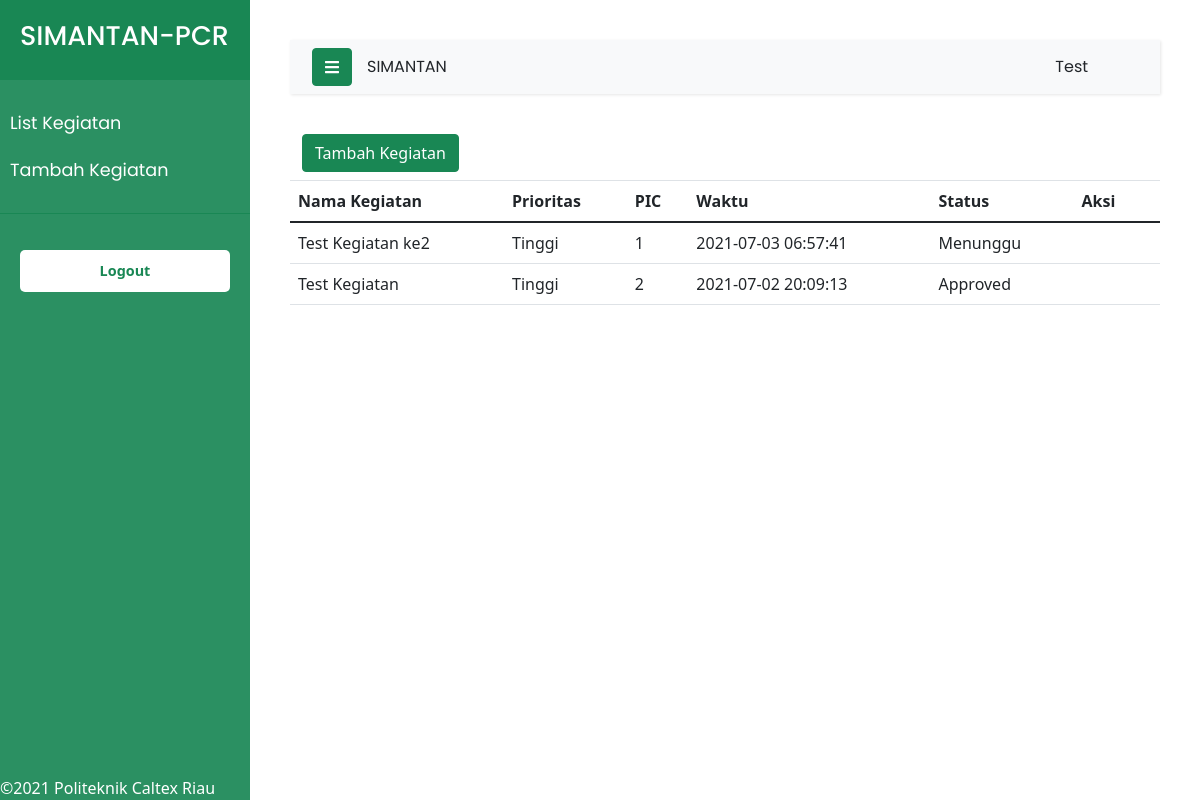
The page /index.php/detail on the database as committed earlier.
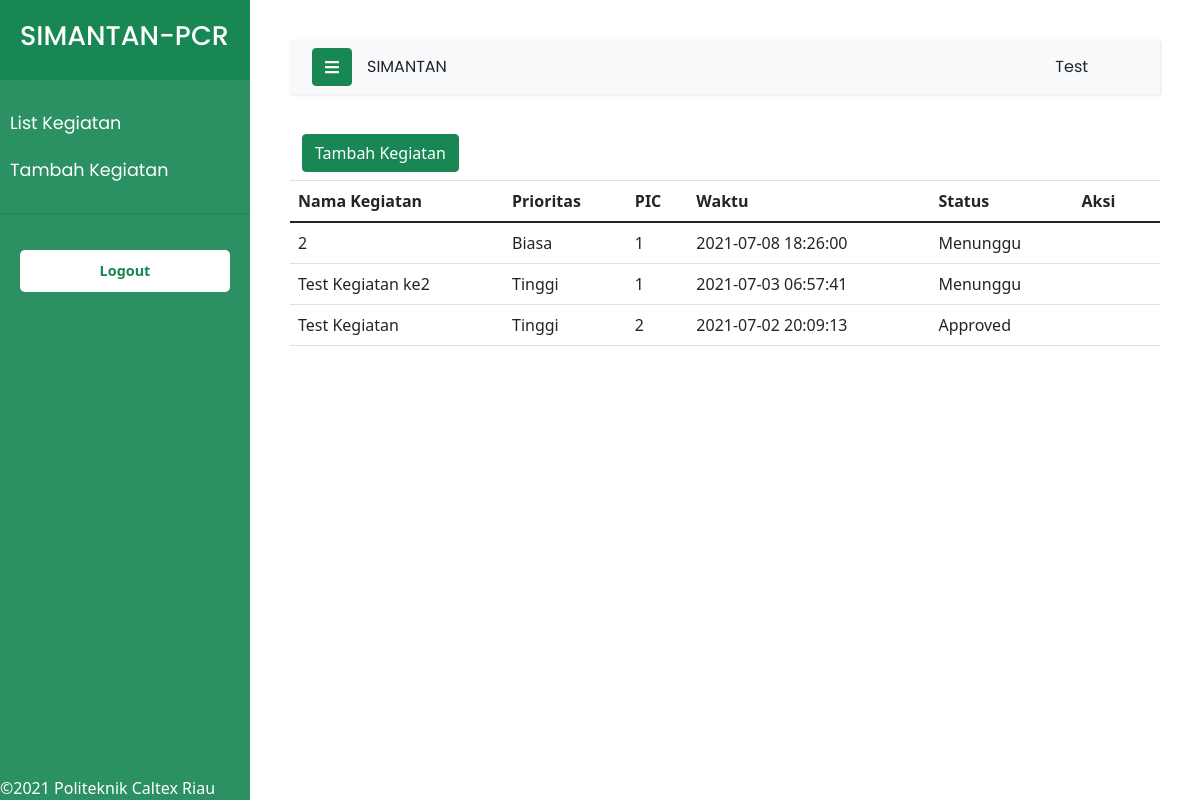
The same page on the database as committed later.
### tables this page shows
CREATE TABLE `user` (
  `id` int(11) NOT NULL,
  `nama` varchar(50) NOT NULL,
  `role` int(11) NOT NULL
);

CREATE TABLE `kegiatan` (
  `id` int(11) NOT NULL,
  `kegiatan` varchar(100) NOT NULL,
  `kegiatan_unit` varchar(100) NOT NULL,
  `kegiatan_peserta` varchar(100) NOT NULL,
  `kegiatan_jmlpeserta` varchar(100) NOT NULL,
  `prioritas` varchar(50) NOT NULL,
  `prioritas_alasan` varchar(100) NOT NULL,
  `penanggung_jawab` int(11) NOT NULL,
  `waktu` datetime NOT NULL,
  `lokasi` varchar(50) NOT NULL,
  `pelaksana` varchar(50) NOT NULL,
  `skema` text NOT NULL,
  `status` int(11) NOT NULL
);

### application/controllers/Detail.php (called while the page is built, shortened)
<?php
class Detail extends CI_Controller
{
	public function __construct()
	{
		$this->load->model('User_Model');
		$this->load->model('Kegiatan_Model');
		$this->load->model('Komentar_Model');
	}
	public function index()
	{
		$data['user'] = $this->User_Model->get_by_id('2');
		$data['judul'] = "Halaman List";
		$data['kegiatan'] = $this->Kegiatan_Model->get();
		$this->load->view("layout/header", $data);
		$this->load->view("kegiatan/vw_kegiatan", $data);
		$this->load->view("layout/footer", $data);
	}
}

### index.php (called while the page is built, shortened)
<?php
require_once BASEPATH.'core/CodeIgniter.php';

### application/models/User_Model.php (called while the page is built, shortened)
<?php
class User_Model extends CI_Model
{
    public $tabel = "user";
    public function get_by_id($id)
    {
        $query = $this->db->get_where($this->tabel, array('id' => $id));
        return $query->row_array();
    }
}

### application/models/Kegiatan_Model.php (called while the page is built, shortened)
<?php
class Kegiatan_model extends CI_Model
{
    public function get()
    {
        $this->db->select('k.*,u.nama as nama');
        $this->db->from('kegiatan k');
        $this->db->join('user u','k.penanggung_jawab=u.id');
        $this->db->order_by('waktu desc');
        $query = $this->db->get();
        return $query->result_array();
    }
}

### application/views/kegiatan/vw_kegiatan.php (the view)
<div class="container">
    <div class="row">
        <div class="col-md-6"><a href="<?= base_url(); ?>kegiatan/tambah" class="btn btn-success mb-2">Tambah Kegiatan</a></div>
        <table class="table table-stripped">
            <thead>
                <th scope="col">Nama Kegiatan</th>
                <th scope="col">Prioritas</th>
                <th scope="col">PIC</th>
                <th scope="col">Waktu</th>
                <th scope="col">Status</th>
                <th scope="col">Aksi</th>
            </thead>
            <tbody>
                <?php foreach ($kegiatan as $k) : ?>
                    <tr>
                        <td><?= $k['kegiatan'] ?></td>
                        <td><?= $k['prioritas'] ?></td>
                        <td><?= $k['penanggung_jawab'] ?></td>
                        <td><?= $k['waktu'] ?></td>
                        <td><?php if ($k['status'] == 1) {
                                echo 'Approved';
                            } else {
                                echo 'Menunggu';
                            } ?></td>
                        <td><a href="<?= base_url('detail/komentar/') . $k['id'] ?>">Detail</a></td>
                    </tr>
                <?php endforeach; ?>
            </tbody>
        </table>
    </div>

### application/views/layout/header.php (shortened to what this page needs)
<!DOCTYPE html>
<html>
<head>
  <link rel="stylesheet" href="https://stackpath.bootstrapcdn.com/bootstrap/4.1.0/css/bootstrap.min.css">
  <link rel="stylesheet" href="<?= base_url('assets/custom.css'); ?>">
  <link rel="stylesheet" href="https://cdnjs.cloudflare.com/ajax/libs/malihu-custom-scrollbar-plugin/3.1.5/jquery.mCustomScrollbar.min.css">
  <link href="https://cdn.jsdelivr.net/npm/bootstrap@5.0.2/dist/css/bootstrap.min.css" rel="stylesheet">
</head>
<body>
  <div class="wrapper">
    <nav id="sidebar">
      <div class="sidebar-header fonts">
        <h3 class="fonts">SIMANTAN-PCR</h3>
      </div>
      <ul class="list-unstyled components container-fluid">
        <li><a href="<?=base_url('kegiatan')?>" class="font">List Kegiatan</a></li>
        <li><a href="<?=base_url('kegiatan/tambah')?>" class="font">Tambah Kegiatan</a></li>
      </ul>
      <ul class="list-unstyled CTAs naik">
        <li>
          <a href="#logout" class="download font-weight-bold">Logout</a>
        </li>
      </ul>
      <span class="fixed-bottom">&copy;2021 Politeknik Caltex Riau</span>
    </nav>
    <div id="content">
      <nav class="navbar navbar-expand-lg navbar-light bg-light">
        <div class="container-fluid">
          <button type="button" id="sidebarCollapse" class="btn btn-success">
            <i class="fas fa-bars white"></i>
          </button>
          <div class="col-md-3 collapse navbar-collapse" id="navbarSupportedContent">
            <div class="font">SIMANTAN</div>
          </div>
          <div class="col-md-7 ">
          </div>
          <div class="col-md-2 collapse navbar-collapse" id="navbarSupportedContent">
            <div class="font"><?= $user['nama'] ?></div>
          </div>
        </div>
      </nav>

### application/views/layout/footer.php (shortened to what this page needs)
</div>
</div>
</body>
</html>

### assets/custom.css (style rules this page uses)
body { font-family: 'Poppins',Helvetica,sans-serif; background: #fafafa; }
a:link { text-decoration: none; color: #fff; }
.white { color: #fff; }
p, h1, h2, h3, .font { font-family: 'Poppins', sans-serif; }
h3.fonts { font-size: 27px; }
a, a:hover, a:focus { color: inherit; text-decoration: none; transition: all 0.3s; }
.navbar { padding: 15px 10px; background: #fff; border: none; border-radius: 0; margin-bottom: 40px; box-shadow: 1px 1px 3px rgba(0, 0, 0, 0.1); }
.wrapper { display: flex; width: 100%; }
#sidebar { width: 250px; position: fixed; top: 0; left: 0; height: 100vh; z-index: 999; background: #198754ea; color: #fff; transition: all 0.3s; }
#sidebar .sidebar-header { padding: 20px; background: #198754; }
#sidebar ul.components { padding: 20px 0; border-bottom: 1px solid #198754; }
#sidebar ul li a { padding: 10px; font-size: 1.1em; display: block; }
ul.CTAs { padding: 20px; }
ul.CTAs a { text-align: center; font-size: 0.9em !important; display: block; border-radius: 5px; margin-bottom: 5px; }
a.download { background: #fff; color: #198754; }
#content { width: calc(100% - 250px); padding: 40px; min-height: 100vh; transition: all 0.3s; position: absolute; top: 0; right: 0; }

Rows that differ between the two databases and show on the page:
added kegiatan: kegiatan "2", prioritas "Biasa", penanggung_jawab "1", waktu "2021-07-08 18:26:00", status "Menunggu"
